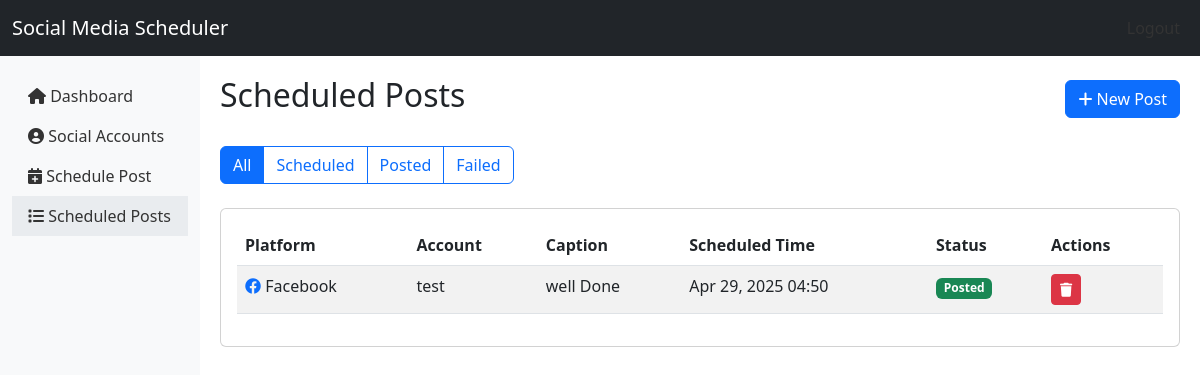
Page /posts (signed in) on the earlier database version.
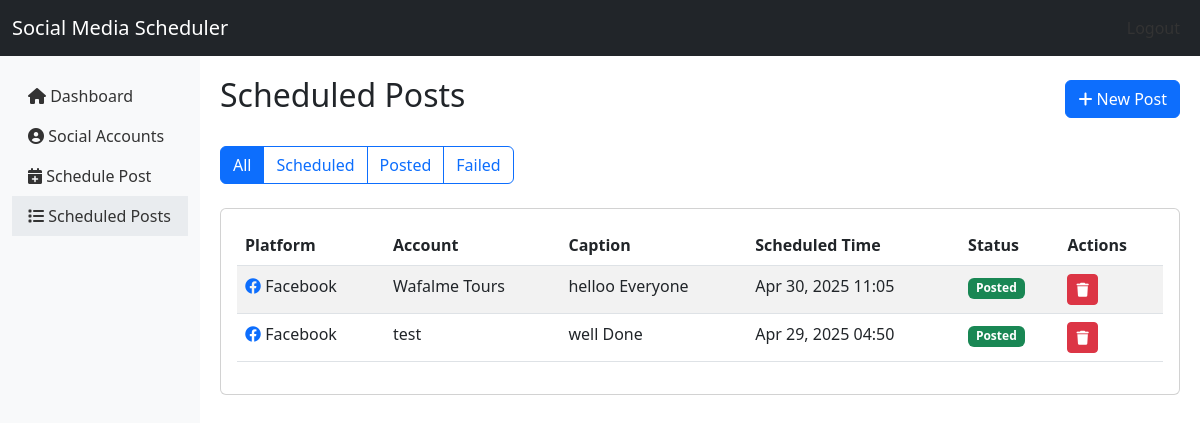
Same page on the later database version.
### app.py (models this page shows)
class ScheduledPost(db.Model):
    id = db.Column(db.Integer, primary_key=True)
    social_account_id = db.Column(db.Integer, db.ForeignKey('social_account.id'), nullable=False)
    caption = db.Column(db.Text, nullable=True)
    media_path = db.Column(db.String(500), nullable=False)
    scheduled_time = db.Column(db.DateTime, nullable=False)
    status = db.Column(db.String(20), default='scheduled')  # 'scheduled', 'posted', 'failed'
    error_message = db.Column(db.Text, nullable=True)
    social_account = db.relationship('SocialAccount', backref='scheduled_posts')

class SocialAccount(db.Model):
    id = db.Column(db.Integer, primary_key=True)
    platform = db.Column(db.String(20), nullable=False)  # 'facebook', 'instagram', 'tiktok'
    account_name = db.Column(db.String(100), nullable=False)
    account_id = db.Column(db.String(100), nullable=False)
    access_token = db.Column(db.String(500), nullable=False)
    refresh_token = db.Column(db.String(500), nullable=True)
    token_expiry = db.Column(db.DateTime, nullable=True)
    connected = db.Column(db.Boolean, default=False)

### app.py (the view)
@app.route('/posts')
def posts():
    if 'user_id' not in session:
        return redirect(url_for('login'))
    status_filter = request.args.get('status', 'all')
    if status_filter == 'all':
        posts = ScheduledPost.query.order_by(ScheduledPost.scheduled_time.desc()).all()
    else:
        posts = ScheduledPost.query.filter_by(status=status_filter).order_by(ScheduledPost.scheduled_time.desc()).all()
    return render_template('posts.html', posts=posts, status_filter=status_filter)

### templates/posts.html (shortened to what this page needs)
{% extends "base.html" %}
{% block content %}
<div class="d-flex justify-content-between align-items-center mb-4">
    <h2>Scheduled Posts</h2>
    <a href="{{ url_for('schedule_post') }}" class="btn btn-primary">
        <i class="fas fa-plus"></i> New Post
    </a>
</div>
<div class="btn-group mb-4" role="group" aria-label="Status Filter">
    <a href="{{ url_for('posts') }}" class="btn btn-outline-primary {{ 'active' if status_filter == 'all' }}">All</a>
    <a href="{{ url_for('posts', status='scheduled') }}" class="btn btn-outline-primary {{ 'active' if status_filter == 'scheduled' }}">Scheduled</a>
    <a href="{{ url_for('posts', status='posted') }}" class="btn btn-outline-primary {{ 'active' if status_filter == 'posted' }}">Posted</a>
    <a href="{{ url_for('posts', status='failed') }}" class="btn btn-outline-primary {{ 'active' if status_filter == 'failed' }}">Failed</a>
</div>
<div class="card">
    <div class="card-body">
        {% if posts|length > 0 %}
            <div class="table-responsive">
                <table class="table table-striped">
                    <thead>
                        <tr>
                            <th>Platform</th>
                            <th>Account</th>
                            <th>Caption</th>
                            <th>Scheduled Time</th>
                            <th>Status</th>
                            <th>Actions</th>
                        </tr>
                    </thead>
                    <tbody>
                        {% for post in posts %}
                            <tr>
                                <td>
                                    {% if post.social_account.platform == 'facebook' %}
                                        <i class="fab fa-facebook text-primary"></i>
                                    {% elif post.social_account.platform == 'instagram' %}
                                        <i class="fab fa-instagram text-danger"></i>
                                    {% elif post.social_account.platform == 'tiktok' %}
                                        <i class="fab fa-tiktok"></i>
                                    {% endif %}
                                    {{ post.social_account.platform|capitalize }}
                                </td>
                                <td>{{ post.social_account.account_name }}</td>
                                <td>{{ post.caption|truncate(30) }}</td>
                                <td>{{ post.scheduled_time.strftime('%b %d, %Y %H:%M') }}</td>
                                <td>
                                    {% if post.status == 'scheduled' %}
                                        <span class="badge bg-warning">Scheduled</span>
                                    {% elif post.status == 'posted' %}
                                        <span class="badge bg-success">Posted</span>
                                    {% elif post.status == 'failed' %}
                                        <span class="badge bg-danger" data-bs-toggle="tooltip" title="{{ post.error_message }}">Failed</span>
                                    {% endif %}
                                </td>
                                <td>
                                    <form class="d-inline" method="post" action="{{ url_for('delete_post', post_id=post.id) }}" onsubmit="return confirm('Are you sure you want to delete this post?');">
                                        <button type="submit" class="btn btn-sm btn-danger">
                                            <i class="fas fa-trash"></i>
                                        </button>
                                    </form>
                                </td>
                            </tr>
                        {% endfor %}
                    </tbody>
                </table>
            </div>
        {% else %}
            <div class="alert alert-info">
                No posts found. <a href="{{ url_for('schedule_post') }}">Create a new post</a>.
            </div>
        {% endif %}
    </div>
</div>
{% endblock %}

### templates/base.html (shortened to what this page needs)
<!DOCTYPE html>
<html lang="en">
<head>
    <link href="https://cdn.jsdelivr.net/npm/bootstrap@5.3.0/dist/css/bootstrap.min.css" rel="stylesheet">
    <link rel="stylesheet" href="https://cdnjs.cloudflare.com/ajax/libs/font-awesome/6.0.0/css/all.min.css">
</head>
<body>
    <nav class="navbar navbar-expand-lg navbar-dark bg-dark">
        <div class="container-fluid">
            <a class="navbar-brand" href="{{ url_for('index') }}">Social Media Scheduler</a>
            <div class="collapse navbar-collapse" id="navbarNav">
                <ul class="navbar-nav ms-auto">
                    {% if 'user_id' in session %}
                        <li class="nav-item">
                            <a class="nav-link" href="{{ url_for('logout') }}">Logout</a>
                        </li>
                    {% else %}
                        <li class="nav-item">
                            <a class="nav-link" href="{{ url_for('login') }}">Login</a>
                        </li>
                    {% endif %}
                </ul>
            </div>
        </div>
    </nav>
    <div class="container-fluid">
        <div class="row">
            {% if 'user_id' in session %}
                <div class="col-md-2 sidebar">
                    <ul class="nav flex-column">
                        <li class="nav-item">
                            <a class="nav-link {% if request.path == url_for('index') %}active{% endif %}"
                               href="{{ url_for('index') }}">
                                <i class="fas fa-home"></i> Dashboard
                            </a>
                        </li>
                        <li class="nav-item">
                            <a class="nav-link {% if request.path == url_for('accounts') %}active{% endif %}"
                               href="{{ url_for('accounts') }}">
                                <i class="fas fa-user-circle"></i> Social Accounts
                            </a>
                        </li>
                        <li class="nav-item">
                            <a class="nav-link {% if request.path == url_for('schedule_post') %}active{% endif %}"
                               href="{{ url_for('schedule_post') }}">
                                <i class="fas fa-calendar-plus"></i> Schedule Post
                            </a>
                        </li>
                        <li class="nav-item">
                            <a class="nav-link {% if request.path == url_for('posts') %}active{% endif %}"
                               href="{{ url_for('posts') }}">
                                <i class="fas fa-list"></i> Scheduled Posts
                            </a>
                        </li>
                    </ul>
                </div>
                <div class="col-md-10 content">
                    {% block content %}{% endblock %}
                </div>
            {% endif %}
        </div>
    </div>
</body>
</html>

### templates/base.html (style rules this page uses)
.sidebar { min-height: calc(100vh - 56px); background-color: #f8f9fa; padding-top: 20px; }
.content { padding: 20px; }
.nav-link { color: #333; }
.nav-link.active { background-color: #e9ecef; }

Differences in the rows shown:
added ScheduledPost: social_account.platform "Facebook", social_account.account_name "Wafalme Tours", caption "helloo Everyone", scheduled_time "Apr 30, 2025 11:05", status "Posted"
